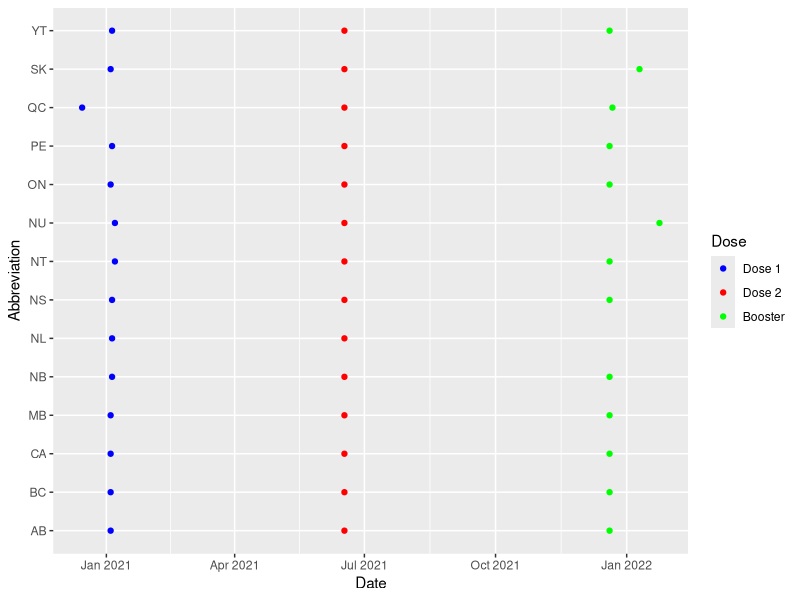

R code for this plot:
# Libraries
library(tidyverse)
library(ggplot2)

# Read in the data set
full_covid_data_df <- read_csv("data/Provincial_Daily_Totals.csv")

# Prepare the data set for analysis

## Convert the date to R Date objects
full_covid_data_df <- mutate(full_covid_data_df, SummaryDate=as.Date(SummaryDate))

## Find a date range which makes sense for analysis?
## Lots of days (especially during the beginning) have little to no data available
## and will throw off any of our data analysis.
## It might make sense to remove the first few months from our analysis? -> Discuss this

## 1. Explore the relationship between the holiday season and daily covid cases (other columns too)
## 2. Compare columns between provinces
### Which provinces were more accepting to vaccines, which provinces had the most hospitalizations
###   For all these metrics we can look at the population of all the provinces to get per-capita metrics
### group by province and date, since province data is only comparable on the same day

## For vaccines -- remove all rows where vaccines did not exist
## Before a certain point, there was only one vaccine, so that explains cases where vaccine numbers > 0,
## but there is still NA values in the dosex columns.

## Start taking observations at 2020-03-11 --> Before this time, covid was too new, data was unavailable, very low case counts

## Find out when vaccines became available in Canada.
## From this, we can see QC got access to vaccines first - 2020-12-15 - NU and NT last - 2021-01-07
with_first_dose_covid_data_df <- full_covid_data_df %>% filter(TotalVaccinated > 0)
with_first_dose_covid_data_df[order(with_first_dose_covid_data_df$SummaryDate),]
grouped_first_dose_df <- with_first_dose_covid_data_df %>% group_by(Abbreviation) %>% arrange(.by_group = T)
first_dose_summarized <- summarise(grouped_first_dose_df, first_dose_date=SummaryDate[1])

## Figure out the first time when people started getting their second dose of the vaccine in Canada
with_second_dose_covid_data_df <- full_covid_data_df %>% filter(TotalDose2 > 0)
with_second_dose_covid_data_df[order(with_second_dose_covid_data_df$SummaryDate),]
grouped_second_dose_df <- with_second_dose_covid_data_df %>% group_by(Abbreviation) %>% arrange(.by_group = T)
second_dose_summarized <- summarise(grouped_second_dose_df, second_dose_date=SummaryDate[1])

## Figure out the first time when people started getting their booster shot of the vaccine in Canada
with_booster_covid_data_df <- full_covid_data_df %>% filter(TotalBooster > 0)
with_booster_covid_data_df[order(with_booster_covid_data_df$SummaryDate),]
grouped_booster_df <- with_booster_covid_data_df %>% group_by(Abbreviation) %>% arrange(.by_group = T)
booster_summarized <- summarise(grouped_booster_df, booster_date=SummaryDate[1])

## Create df containing all first dates for all doses by province
all_dose_summarized <- first_dose_summarized %>% inner_join(second_dose_summarized) %>% inner_join(booster_summarized)

## Plotting the date by first administered vaccine for each dose by province
ggplot() +
  geom_point(data=first_dose_summarized, mapping=aes(x=first_dose_date, y = Abbreviation, color="Dose 1")) +
  geom_point(data=second_dose_summarized, mapping=aes(x=second_dose_date, y = Abbreviation, color="Dose 2")) +
  geom_point(data=booster_summarized, mapping=aes(x=booster_date, y = Abbreviation, color="Booster")) +
  scale_color_manual(name='Dose',
                     breaks=c('Dose 1', 'Dose 2', 'Booster'),
                     values=c('Dose 1'='blue', 'Dose 2'='red', 'Booster'='green')) +
  labs(x = "Date")


## Population of all Provinces - For use in 'per-capita' data comparisons
### This data was retrieved from: https://www150.statcan.gc.ca/t1/tbl1/en/tv.action?pid=1710000901&cubeTimeFrame.startMonth=07&cubeTimeFrame.startYear=2022&cubeTimeFrame.endMonth=07&cubeTimeFrame.endYear=2022&referencePeriods=20220701%2C20220701
### and for simplicity, uses the current population of the provinces (as of Q3 2022).
### NL - 525,972
### PE - 170,688
### NS - 1,019,725
### NB - 812,061
### QC - 8,695,659
### ON - 15,109,416
### MB - 1,409,223
### SK - 1,194,803
### AB - 4,543,111
### BC - 5,319,324
### YT - 43,789
### NT - 45,605
### NU - 40,526


## Data-set without country wide metrics
no_ca_covid_data_df <- full_covid_data_df %>% filter(Abbreviation != "CA")

## Data-set without first few months?
no_ca_covid_data_df <- no_ca_covid_data_df %>% filter(SummaryDate >= "2020/03/01")

view(no_ca_covid_data_df)
